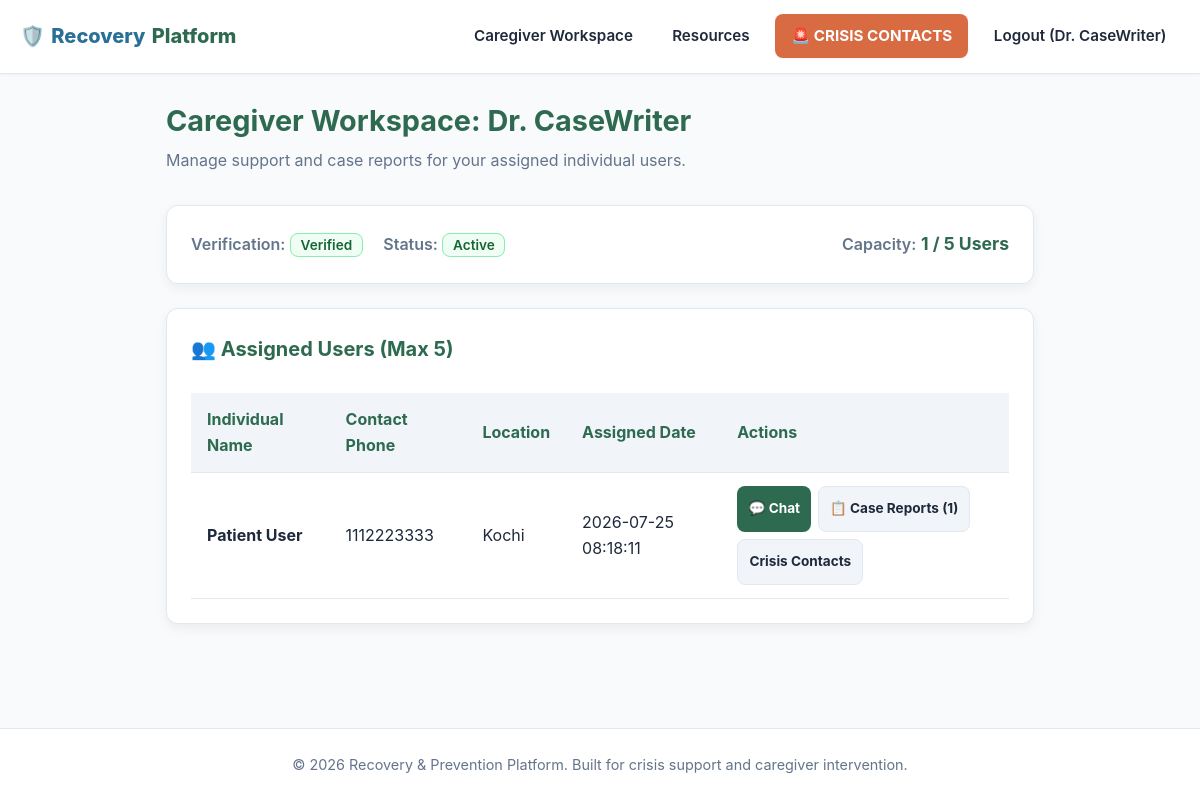
The app's page /dashboard/caregiver (signed in) with its own data.
### tables this page shows
CREATE TABLE users (
    id TEXT PRIMARY KEY,
    role TEXT CHECK(role IN ('individual', 'caregiver', 'admin')) NOT NULL,
    name TEXT NOT NULL,
    email TEXT UNIQUE NOT NULL,
    phone TEXT NOT NULL,
    location TEXT NOT NULL,
    password_hash TEXT NOT NULL,
    created_at DATETIME DEFAULT CURRENT_TIMESTAMP
);

CREATE TABLE assignments (
    id TEXT PRIMARY KEY,
    individual_id TEXT UNIQUE NOT NULL,
    caregiver_id TEXT NOT NULL,
    assigned_at DATETIME DEFAULT CURRENT_TIMESTAMP,
    FOREIGN KEY(individual_id) REFERENCES users(id) ON DELETE CASCADE,
    FOREIGN KEY(caregiver_id) REFERENCES users(id) ON DELETE CASCADE
);

### app.py (the view)
@app.route('/dashboard/caregiver')
@role_required('caregiver')
def dashboard_caregiver():
    user_id = session['user_id']
    update_caregiver_inactivity_status()
    conn = get_db()
    cursor = conn.cursor()
    cursor.execute("""
        SELECT u.id, u.name, u.email, u.phone, u.location, cp.education, cp.qualification, cp.experience, cp.is_verified, cp.is_active, cp.last_login
        FROM users u
        JOIN caregiver_profiles cp ON u.id = cp.user_id
        WHERE u.id = ?
    """, (user_id,))
    caregiver = cursor.fetchone()
    rating_info = get_caregiver_rating_info(user_id)
    cursor.execute("""
        SELECT u.id, u.name, u.email, u.phone, u.location, a.assigned_at,
               (SELECT COUNT(*) FROM case_reports cr WHERE cr.individual_id = u.id) as case_report_count
        FROM assignments a
        JOIN users u ON a.individual_id = u.id
        WHERE a.caregiver_id = ?
        ORDER BY a.assigned_at DESC
    """, (user_id,))
    assigned_users = cursor.fetchall()
    assigned_count = len(assigned_users)
    conn.close()
    return render_template(
        'dashboard_caregiver.html',
        caregiver=caregiver,
        rating_info=rating_info,
        assigned_users=assigned_users,
        assigned_count=assigned_count
    )

### auth.py (called while the page is built)
def role_required(*roles):
    def decorator(f):
        @wraps(f)
        def decorated_function(*args, **kwargs):
            if 'user_id' not in session:
                flash("Please log in to access this page.", "warning")
                return redirect(url_for('auth.login'))
            if session.get('user_role') not in roles:
                flash("Unauthorized access.", "danger")
                return redirect(url_for('auth.login'))
            return f(*args, **kwargs)
        return decorated_function
    return decorator

### database.py (called while the page is built)
def get_db():
    conn = sqlite3.connect(DB_PATH, timeout=10.0)
    conn.row_factory = sqlite3.Row
    conn.execute("PRAGMA foreign_keys = ON;")
    conn.execute("PRAGMA journal_mode = WAL;")
    conn.execute("PRAGMA synchronous = NORMAL;")
    return conn

def update_caregiver_inactivity_status():
    conn = get_db()
    cursor = conn.cursor()
    thirty_days_ago = (datetime.utcnow() - timedelta(days=30)).strftime("%Y-%m-%d %H:%M:%S")
    cursor.execute(
        "UPDATE caregiver_profiles SET is_active = 0 WHERE last_login < ?",
        (thirty_days_ago,)
    )
    conn.commit()
    conn.close()

def get_caregiver_rating_info(caregiver_id):
    conn = get_db()
    cursor = conn.cursor()
    cursor.execute("""
        SELECT AVG(rating) as avg_rating, COUNT(*) as review_count
        FROM reviews
        WHERE caregiver_id = ?
    """, (caregiver_id,))
    row = cursor.fetchone()
    conn.close()
    avg_score = round(row['avg_rating'], 1) if row['avg_rating'] else None
    return {
        'avg_rating': avg_score,
        'review_count': row['review_count']
    }

### templates/dashboard_caregiver.html (shortened to what this page needs)
{% extends "base.html" %}
{% block content %}
<div style="margin-bottom: 2rem;">
    <h1 style="font-size: 1.8rem; margin-bottom: 0.25rem; color: var(--brand-primary);">Caregiver Workspace: {{ caregiver.name }}</h1>
    <p style="color: var(--text-muted);">Manage support and case reports for your assigned individual users.</p>
</div>
<div class="card">
    <div style="display: flex; gap: 1.5rem; flex-wrap: wrap; align-items: center; justify-content: space-between;">
        <div>
            <span style="font-weight: 600; color: var(--text-muted);">Verification:</span>
            {% if caregiver.is_verified == 1 %}
                <span class="alert alert-success" style="padding: 0.2rem 0.6rem; font-size: 0.85rem;">Verified</span>
            {% else %}
                <span class="alert alert-warning" style="padding: 0.2rem 0.6rem; font-size: 0.85rem;">Pending Admin Review</span>
            {% endif %}
            <span style="font-weight: 600; color: var(--text-muted); margin-left: 1rem;">Status:</span>
            {% if caregiver.is_active == 1 %}
                <span class="alert alert-success" style="padding: 0.2rem 0.6rem; font-size: 0.85rem;">Active</span>
            {% else %}
                <span class="alert alert-danger" style="padding: 0.2rem 0.6rem; font-size: 0.85rem;">Inactive</span>
            {% endif %}
        </div>
        <div>
            <span style="font-weight: 600; color: var(--text-muted);">Capacity:</span>
            <strong style="color: var(--brand-primary); font-size: 1.1rem;">{{ assigned_count }} / 5 Users</strong>
        </div>
    </div>
</div>
<div class="card">
    <h2 class="card-title">👥 Assigned Users (Max 5)</h2>
    {% if assigned_users %}
        <div class="table-responsive">
            <table>
                <thead>
                    <tr>
                        <th>Individual Name</th>
                        <th>Contact Phone</th>
                        <th>Location</th>
                        <th>Assigned Date</th>
                        <th>Actions</th>
                    </tr>
                </thead>
                <tbody>
                    {% for user in assigned_users %}
                        <tr>
                            <td><strong>{{ user.name }}</strong></td>
                            <td>{{ user.phone }}</td>
                            <td>{{ user.location }}</td>
                            <td>{{ user.assigned_at }}</td>
                            <td>
                                <div style="display: flex; gap: 0.4rem; flex-wrap: wrap;">
                                    <a href="{{ url_for('chat', recipient_id=user.id) }}" class="btn btn-primary" style="padding: 0.35rem 0.7rem; font-size: 0.85rem;" aria-label="Open Chat with {{ user.name }}">
                                        💬 Chat
                                    </a>
                                    <a href="{{ url_for('view_case_reports', individual_id=user.id) }}" class="btn btn-secondary" style="padding: 0.35rem 0.7rem; font-size: 0.85rem;" aria-label="View Case Reports for {{ user.name }}">
                                        📋 Case Reports ({{ user.case_report_count }})
                                    </a>
                                    <a href="{{ url_for('panic_button', user_id=user.id) }}" class="btn btn-secondary" style="padding: 0.35rem 0.7rem; font-size: 0.85rem;" aria-label="View {{ user.name }} Crisis Contacts">
                                        Crisis Contacts
                                    </a>
                                </div>
                            </td>
                        </tr>
                    {% endfor %}
                </tbody>
            </table>
        </div>
    {% else %}
        <p style="color: var(--text-muted); padding: 1rem 0;">No individual users currently assigned to your workspace.</p>
    {% endif %}
</div>
{% endblock %}

### templates/base.html (shortened to what this page needs)
<!DOCTYPE html>
<html lang="en">
<head>
    <link rel="stylesheet" href="{{ url_for('static', filename='css/style.css') }}">
</head>
<body>
    <header>
        <nav class="navbar" aria-label="Main Navigation">
            <a href="{{ url_for('index') }}" class="navbar-brand" aria-label="Recovery Platform Home">
                🛡️ <span>Recovery</span>Platform
            </a>
            <ul class="nav-links">
                {% if session.get('user_id') %}
                    {% if session.get('user_role') == 'individual' %}
                        <li><a href="{{ url_for('dashboard_individual') }}">Dashboard</a></li>
                        <li><a href="{{ url_for('resources') }}">Educational Hub</a></li>
                        <li>
                            <a href="{{ url_for('panic_button') }}" class="panic-nav-btn" aria-label="Emergency Crisis Help">
                                🚨 CRISIS HELP
                            </a>
                        </li>
                    {% elif session.get('user_role') == 'caregiver' %}
                        <li><a href="{{ url_for('dashboard_caregiver') }}">Caregiver Workspace</a></li>
                        <li><a href="{{ url_for('resources') }}">Resources</a></li>
                        <li>
                            <a href="{{ url_for('panic_button') }}" class="panic-nav-btn" aria-label="View Emergency Contacts">
                                🚨 CRISIS CONTACTS
                            </a>
                        </li>
                    {% elif session.get('user_role') == 'admin' %}
                        <li><a href="{{ url_for('dashboard_admin') }}">Admin Console</a></li>
                    {% endif %}
                    <li><a href="{{ url_for('auth.logout') }}" aria-label="Logout">Logout ({{ session.get('user_name') }})</a></li>
                {% endif %}
            </ul>
        </nav>
    </header>
    <main id="main-content" class="container" tabindex="-1">
        {% block content %}{% endblock %}
    </main>
    <footer>
        <p>&copy; 2026 Recovery & Prevention Platform. Built for crisis support and caregiver intervention.</p>
    </footer>
</body>
</html>

### static/css/style.css (style rules this page uses)
:root { --bg-main: #f8fafc; --bg-card: #ffffff; --bg-card-alt: #f1f5f9; --brand-primary: #2d6a4f; --brand-primary-hover: #1b4332; --brand-soft-sage: #e8f5e9; --accent-teal: #2a6f97; --accent-teal-hover: #014f86; --cta-terracotta: #d96b43; --cta-terracotta-hover: #c05621; --text-main: #1e293b; --text-muted: #64748b; --border-subtle: #e2e8f0; --focus-ring: #2a6f97; --radius-sm: 8px; --radius-md: 12px; --radius-lg: 16px; --shadow-sm: 0 1px 3px rgba(0, 0, 0, 0.05); --shadow-md: 0 4px 12px rgba(0, 0, 0, 0.06); --shadow-lg: 0 10px 25px rgba(0, 0, 0, 0.08); }
* { box-sizing: border-box; margin: 0; padding: 0; font-family: 'Inter', system-ui, -apple-system, BlinkMacSystemFont, "Segoe UI", Roboto, sans-serif; }
body { background-color: var(--bg-main); color: var(--text-main); min-height: 100vh; display: flex; flex-direction: column; font-size: 1rem; line-height: 1.6; -webkit-font-smoothing: antialiased; }
.navbar { background: var(--bg-card); border-bottom: 1px solid var(--border-subtle); padding: 0.9rem 1.25rem; display: flex; justify-content: space-between; align-items: center; position: sticky; top: 0; z-index: 100; box-shadow: var(--shadow-sm); }
.navbar-brand { font-size: 1.25rem; font-weight: 800; color: var(--brand-primary); text-decoration: none; display: flex; align-items: center; gap: 0.4rem; }
.navbar-brand span { color: var(--accent-teal); }
.nav-links { display: flex; align-items: center; gap: 0.75rem; list-style: none; flex-wrap: wrap; }
.nav-links a { color: var(--text-main); text-decoration: none; font-weight: 600; padding: 0.5rem 0.85rem; border-radius: var(--radius-sm); font-size: 0.95rem; transition: background 0.2s, color 0.2s; min-height: 44px; display: inline-flex; align-items: center; }
.panic-nav-btn { background: var(--cta-terracotta) !important; color: white !important; font-weight: 700 !important; padding: 0.5rem 1rem !important; border-radius: var(--radius-sm); text-decoration: none; box-shadow: var(--shadow-sm); }
.container { max-width: 900px; margin: 1.5rem auto; padding: 0 1rem; flex: 1; width: 100%; }
.card { background: var(--bg-card); border: 1px solid var(--border-subtle); border-radius: var(--radius-md); padding: 1.5rem; margin-bottom: 1.5rem; box-shadow: var(--shadow-md); }
.card-title { font-size: 1.25rem; font-weight: 700; margin-bottom: 1rem; color: var(--brand-primary); display: flex; justify-content: space-between; align-items: center; flex-wrap: wrap; gap: 0.5rem; }
.btn { padding: 0.75rem 1.25rem; border-radius: var(--radius-sm); border: none; font-weight: 700; cursor: pointer; text-decoration: none; display: inline-flex; align-items: center; justify-content: center; gap: 0.5rem; font-size: 1rem; min-height: 46px; transition: background 0.2s; }
.btn-primary { background: var(--brand-primary); color: white; }
.btn-secondary { background: var(--bg-card-alt); color: var(--text-main); border: 1px solid var(--border-subtle); }
.alert { padding: 1rem 1.25rem; border-radius: var(--radius-sm); margin-bottom: 1.25rem; font-weight: 600; }
.alert-success { background: #f0fdf4; border: 1px solid #86efac; color: #166534; }
.table-responsive { width: 100%; overflow-x: auto; }
table { width: 100%; border-collapse: collapse; margin-top: 0.8rem; text-align: left; }
th, td { padding: 0.85rem 1rem; border-bottom: 1px solid var(--border-subtle); }
th { background: var(--bg-card-alt); color: var(--brand-primary); font-weight: 700; }
footer { border-top: 1px solid var(--border-subtle); padding: 1.5rem; text-align: center; color: var(--text-muted); font-size: 0.9rem; margin-top: auto; background: var(--bg-card); }

### records on screen
users: get "Dr. CaseWriter", name "Dr. CaseWriter"
assignments: name "Patient User", phone "1112223333", location "Kochi", assigned_at "2026-07-25 08:18:11", case_report_count "1"

### other values on screen
{{ assigned_count }} "1"
